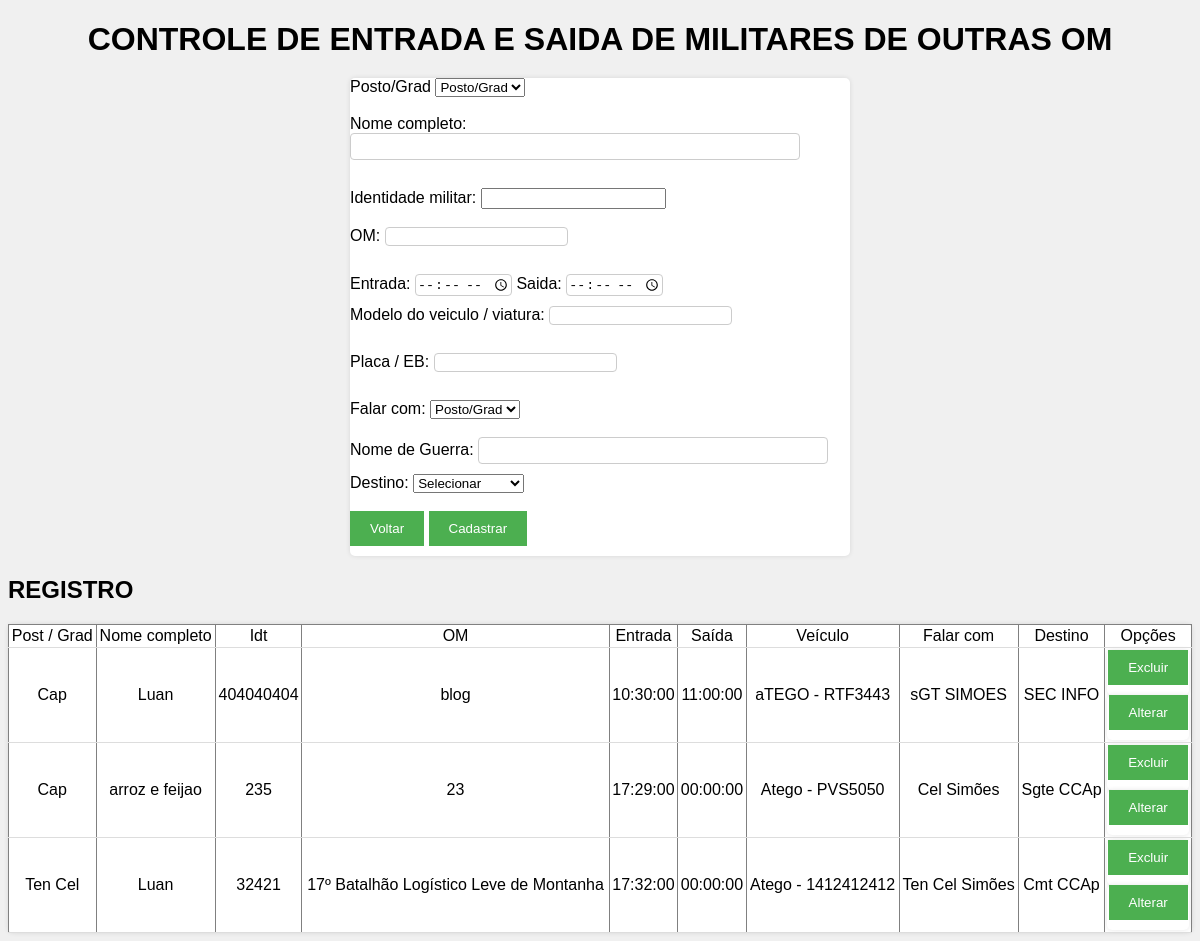
/milOOM/cadastro_milOOM.php, run on the app's committed database.
### tables this page shows
CREATE TABLE `miloom` (
  `id` int NOT NULL AUTO_INCREMENT,
  `post_vis` varchar(10) DEFAULT NULL,
  `nome` varchar(100) DEFAULT NULL,
  `idtmil` int DEFAULT NULL,
  `om` varchar(50) DEFAULT NULL,
  `entrada` time DEFAULT NULL,
  `saida` time DEFAULT NULL,
  `vtr` varchar(30) DEFAULT NULL,
  `eb_placa` varchar(15) DEFAULT NULL,
  `post` varchar(50) DEFAULT NULL,
  `nomeguerra` varchar(50) DEFAULT NULL,
  `destino` varchar(50) DEFAULT NULL,
  PRIMARY KEY (`id`)
);

### milOOM/cadastro_milOOM.php (the view, shortened to what this page needs)
<?php
 include_once "table_milOOM.php";
 ?>
<!DOCTYPE html>
<html lang="en">
<head>
  <link rel="stylesheet" href="../css/style.css">
</head>
<body>
  <h1>CONTROLE DE ENTRADA E SAIDA DE MILITARES DE OUTRAS OM</h1>
  <form action="table_milOOM.php" method="post">
    <div class="form-group">
      <label for="post_vis">Posto/Grad</label>
      <select name="post_vis">
        <option value="Post/Grad">Posto/Grad</option>
      </select>
    </div><br>
    <div class="form-group">
      <label for="nome">Nome completo:</label>
      <input type="text" name="nome" id="nome" required>
    </div><br>
    <div class="form-group">
      <label for="idtmil">Identidade militar:</label>
      <input type="number" name="idtmil" id="idtmil" maxlength="15" required>
    </div><br>
    <div class="form-group">
      <label for="om">OM:</label>
      <input type="text" name="om" id="om" required>
    </div><br>
    <div class="form-group">
      <label for="entrada">Entrada:</label>
      <input type="time" name="entrada" id="entrada" required>
      <label for="saida">Saida:</label>
      <input type="time" name="saida" id="saida">
    </div>
    <div class="form-group">
      <label for="vtr">Modelo do veiculo / viatura:</label>
      <input type="text" name="vtr" id="vtr" required>
    </div><br>
    <div class="form-group">
      <label for="eb_placa">Placa / EB:</label>
      <input type="text" name="eb_placa" id="eb_placa" required>
    </div><br>
    <div class="form-group">
      <label for="post">Falar com:</label>
      <select name="post">
        <option value="Post/Grad">Posto/Grad</option>
      </select>
    </div><br>
    <div class="form-group">
      <label for="nomeguerra">Nome de Guerra:</label>
      <input type="text" name="nomeguerra" id="nomeguerra" required>
    </div>
    <div class="form-group">
      <label for="destino">Destino:</label>
      <select name="destino">
        <option value="Selecionar">Selecionar</option>
      </select>
    </div><br>
    <form id="cadastrar" action="./table_milOOM.php">
    <a href="../index.php"><button type="button">Voltar</button></a>
    <input type="submit" name="cadastrar" id="cadastrar" value="Cadastrar" />
    </form>
  </form>
  <?php
   $consulta = "SELECT * FROM cadastro.miloom;";
   $con = $conn->query($consulta) or die($mysqli->error);
   ?>
  <div>
    <table border="1">
      <h2 id="tabela-dados">REGISTRO</h2>
      <tr>
        <td>Post / Grad</td>
        <td>Nome completo</td>
        <td>Idt</td>
        <td>OM</td>
        <td>Entrada</td>
        <td>Saída</td>
        <td>Veículo</td>
        <td>Falar com</td>
        <td>Destino</td>
        <td>Opções</td>
      </tr>
      <?php while ($dado = $con->fetch_array()) { ?>
        <tr>
          <td><?php echo $dado['post_vis']; ?></td>
          <td><?php echo $dado['nome']; ?></td>
          <td><?php echo $dado['idtmil']; ?></td>
          <td><?php echo $dado['om']; ?></td>
          <td><?php echo $dado['entrada']; ?></td>
          <td><?php echo $dado['saida']; ?></td>
          <td><?php echo $dado['vtr'] . " - " . $dado['eb_placa']; ?></td>
          <td><?php echo $dado['post'] . " " . $dado['nomeguerra']; ?></td>
          <td><?php echo $dado['destino']; ?></td>
          <td>
            <form action="excluir_milOOM.php" method="get">
              <input type="submit" class="btn-excluir" name="excluir" id="excluir" value="Excluir" />
            </form>
            <form action="./alterar_milOOM.php" method="get">
              <input type="submit" class="btn-alterar" name="alterar" id="alterar" value="Alterar" />
            </form>
          </td>
        </tr>
      <?php } ?>
    </table>
  </div>
</body>
</html>

### css/style.css (style rules this page uses)
body { font-family: Arial, sans-serif; background-color: #f0f0f0; }
h1 { text-align: center; margin-bottom: 20px; }
form { max-width: 500px; margin: 0 auto; padding-bottom: 10px; background-color: #ffffff; border-radius: 5px; box-shadow: 0 0 5px rgba(0, 0, 0, 0.1); }
#cadastrar { align-items: end; }
form label { margin-bottom: 5px; }
form input[type=text], form input[type=date], form input[type=time] { margin-bottom: 10px; border: 1px solid #ccc; border-radius: 4px; box-sizing: border-box; }
#nome { width: 90%; padding: 5px; }
#nomeguerra { width: 70%; padding: 5px; }
form input[type=submit] { background-color: #4CAF50; color: white; border: none; padding: 10px 20px; cursor: pointer; }
button { background-color: #4CAF50; color: white; border: none; padding: 10px 20px; cursor: pointer; }
table { width: 100%; border-collapse: collapse; margin-top: 20px; background-color: #ffffff; border-radius: 5px; box-shadow: 0 0 5px rgba(0, 0, 0, 0.1); }
table th, table td { padding: 2px; text-align: center; border-bottom: 1px solid #ddd; }

### data on the page
miloom: post_vis "Cap", nome "Luan", idtmil "404040404", om "blog", entrada "10:30:00", saida "11:00:00", vtr "aTEGO", eb_placa "RTF3443", post "sGT", nomeguerra "SIMOES", destino "SEC INFO"
miloom: post_vis "Cap", nome "arroz e feijao", idtmil "235", om "23", entrada "17:29:00", saida "00:00:00", vtr "Atego", eb_placa "PVS5050", post "Cel", nomeguerra "Simões", destino "Sgte CCAp"
miloom: post_vis "Ten Cel", nome "Luan", idtmil "32421", om "17º Batalhão Logístico Leve de Montanha", entrada "17:32:00", saida "00:00:00", vtr "Atego", eb_placa "1412412412", post "Ten Cel", nomeguerra "Simões", destino "Cmt CCAp"
